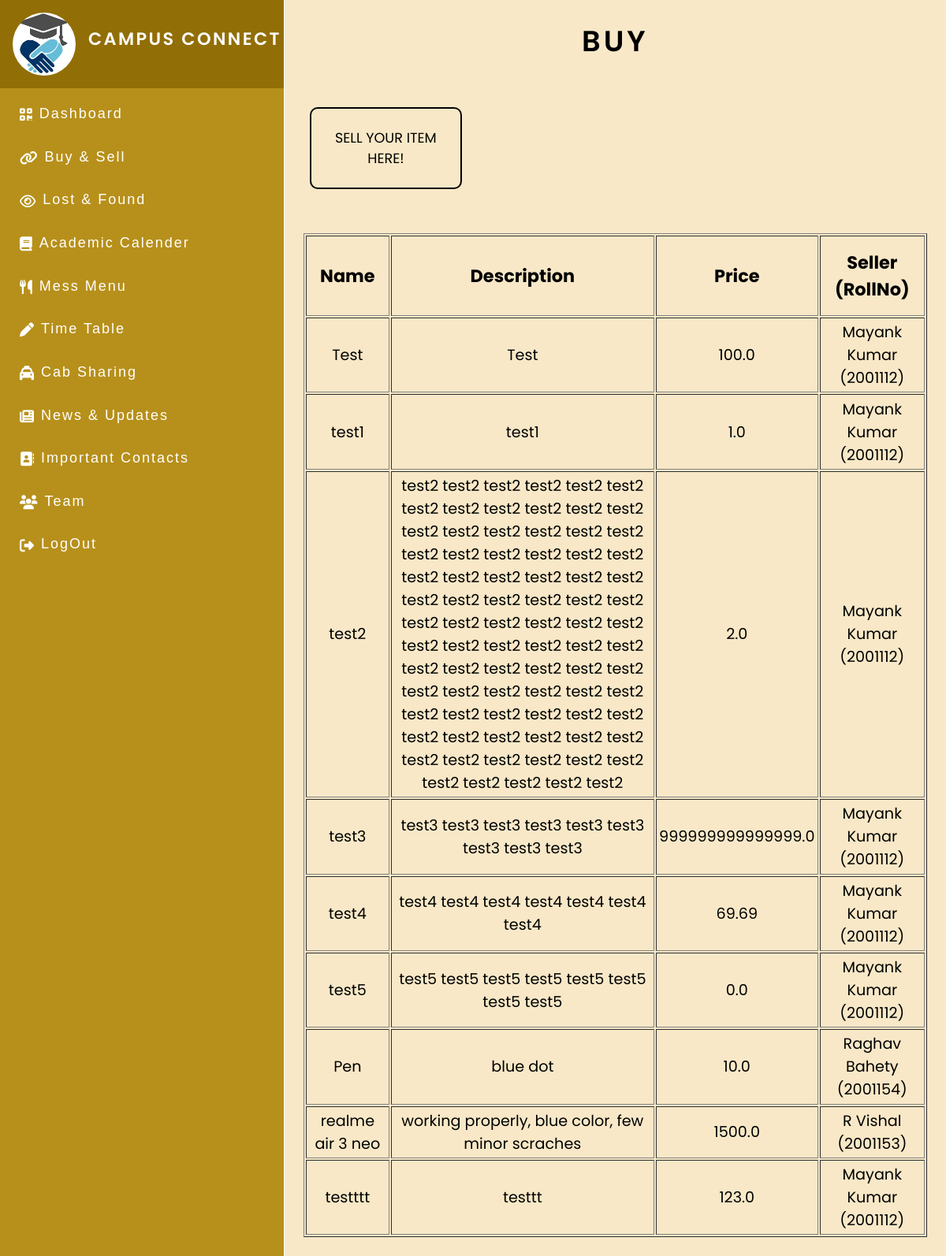
The page /buy (signed in) on the database its author committed.
### CampusConnectApp/models.py (models this page shows)
class Sell(models.Model):
    id = models.AutoField(primary_key=True)
    name = models.CharField(max_length=100)
    description = models.TextField(max_length=500)
    roll = models.ForeignKey(Users, on_delete=models.CASCADE)
    price = models.FloatField()
    sold = models.BooleanField(default=False)

class Users(models.Model):
    email = models.EmailField()
    name = models.CharField(max_length=100)
    roll = models.CharField(max_length=20, primary_key=True)
    contact = models.CharField(max_length=20)
    dept = models.CharField(max_length=10)
    batch = models.IntegerField()
    username = models.CharField(max_length=100)
    password = models.CharField(max_length=100)

### CampusConnectApp/views.py (the view)
# urls.py: path('buy', views.buy, name='buy'),
def buy(request):
    getdata = Sell.objects.all()
    template = loader.get_template('buy.html')
    context = {
        'data': getdata
    }
    return HttpResponse(template.render(context, request))

### templates/buy.html
{%extends "dashboard.html" %} {% load static %} {%block start%} {% block css %}
<link rel="stylesheet" href="{% static 'importantContacts/style.css' %}" />
{% endblock %}
<div class="container2">
  <h1 class="main_heading">Buy</h1>
  <a class="button sell_button" href="/sell">Sell your item here!</a>
  <table class="table" border="1">
    <tr>
      <th class="table_heading">Name</th>
      <th class="table_heading">Description</th>
      <th class="table_heading">Price</th>
      <th class="table_heading">Seller (RollNo)</th>
    </tr>
    {% for x in data %} {% if not x.sold %}
    <tr>
      <td class="table_data">{{ x.name }}</td>
      <td class="table_data">{{ x.description }}</td>
      <td class="table_data">{{ x.price }}</td>
      <td class="table_data">{{ x.roll.name }} ({{ x.roll.roll }})</td>
    </tr>
    {%endif%} {% endfor %}
  </table>
</div>
{%endblock%}

### CampusConnectApp/static/dashboard/style.css (style rules this page uses)
* { font-family: 'Poppins', sans-serif; margin: 0; padding: 0; box-sizing: border-box; list-style: none; text-decoration: none; }
body { font-family: 'Poppins', sans-serif; }
body { height: 100vh; font-family: 'Poppins', sans-serif; color: black; }
.button { display: inline-block; text-decoration: none; cursor: pointer; box-sizing: border-box; padding: 1.5rem; margin: 2rem; font-size: 1.1rem; text-align: center; text-transform: uppercase; color: black; background-color: transparent; border-radius: 10px; border: 2px solid black; transition: color 0.2s linear, background-color 0.2s linear; }
.main_heading { padding: .5rem ; font-size: 2.3rem; text-align: center; margin: 1rem; font-weight: 600; text-transform: uppercase; letter-spacing: 4px; }

### CampusConnectApp/static/importantContacts/style.css (style rules this page uses)
.container2 { color: black; min-height: 100vh; display: flex; flex-direction: column; text-align: center; justify-content: center; }
.sell_button { width: 23%; }
.table { margin: 1.5rem; }
.table .table_heading { padding: 1rem; font-size: 1.4rem; }
.table .table_data { padding: .2rem; font-size: 1.2rem; }

### rows shown on the page
Sell: name "Test", description "Test", price "100.0", roll.name "Mayank Kumar", roll.roll "2001112"
Sell: name "test1", description "test1", price "1.0", roll.name "Mayank Kumar", roll.roll "2001112"
Sell: name "test2", description "test2 test2 test2 test2 test2 test2 test2 test2 test2 test2 test2 test2 test2 test2 test2 test2 test2 test2 test2 test2 test2 test2 test2 test2 test2 test2 test2 test2 test2 test2 test2 test2 test2 test2 test2 test2 test2 test2 test2 test2 test2 test2 test2 test2 test2 test2 test2 test2 test2 test2 test2 test2 test2 test2 test2 test2 test2 test2 test2 test2 test2 test2 test2 test2 test2 test2 test2 test2 test2 test2 test2 test2 test2 test2 test2 test2 test2 test2 test2 test2 test2 test2 test2", price "2.0", roll.name "Mayank Kumar", roll.roll "2001112"
Sell: name "test3", description "test3 test3 test3 test3 test3 test3 test3 test3 test3", price "999999999999999.0", roll.name "Mayank Kumar", roll.roll "2001112"
Sell: name "test4", description "test4 test4 test4 test4 test4 test4 test4", price "69.69", roll.name "Mayank Kumar", roll.roll "2001112"
Sell: name "test5", description "test5 test5 test5 test5 test5 test5 test5 test5", price "0.0", roll.name "Mayank Kumar", roll.roll "2001112"
Sell: name "Pen", description "blue dot", price "10.0", roll.name "Raghav Bahety", roll.roll "2001154"
Sell: name "realme air 3 neo", description "working properly, blue color, few minor scraches", price "1500.0", roll.name "R Vishal", roll.roll "2001153"
Sell: name "testttt", description "testtt", price "123.0", roll.name "Mayank Kumar", roll.roll "2001112"
